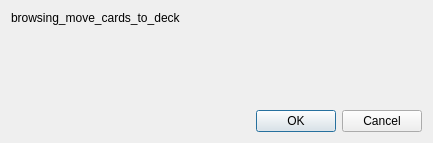
<?xml version="1.0" encoding="UTF-8"?>
<ui version="4.0">
 <class>Dialog</class>
 <widget class="QDialog" name="Dialog">
  <property name="geometry">
   <rect>
    <x>0</x>
    <y>0</y>
    <width>433</width>
    <height>143</height>
   </rect>
  </property>
  <property name="windowTitle">
   <string notr="true">SpeedyCAT</string>
  </property>
  <layout class="QVBoxLayout" name="verticalLayout_2">
   <item>
    <widget class="QLabel" name="label">
     <property name="text">
      <string>browsing_move_cards_to_deck</string>
     </property>
    </widget>
   </item>
   <item>
    <spacer name="verticalSpacer">
     <property name="orientation">
      <enum>Qt::Vertical</enum>
     </property>
     <property name="sizeHint" stdset="0">
      <size>
       <width>20</width>
       <height>40</height>
      </size>
     </property>
    </spacer>
   </item>
   <item>
    <widget class="QDialogButtonBox" name="buttonBox">
     <property name="orientation">
      <enum>Qt::Horizontal</enum>
     </property>
     <property name="standardButtons">
      <set>QDialogButtonBox::Cancel|QDialogButtonBox::Ok</set>
     </property>
    </widget>
   </item>
  </layout>
 </widget>
 <tabstops>
  <tabstop>buttonBox</tabstop>
 </tabstops>
 <resources/>
 <connections>
  <connection>
   <sender>buttonBox</sender>
   <signal>accepted()</signal>
   <receiver>Dialog</receiver>
   <slot>accept()</slot>
   <hints>
    <hint type="sourcelabel">
     <x>224</x>
     <y>192</y>
    </hint>
    <hint type="destinationlabel">
     <x>157</x>
     <y>213</y>
    </hint>
   </hints>
  </connection>
  <connection>
   <sender>buttonBox</sender>
   <signal>rejected()</signal>
   <receiver>Dialog</receiver>
   <slot>reject()</slot>
   <hints>
    <hint type="sourcelabel">
     <x>292</x>
     <y>198</y>
    </hint>
    <hint type="destinationlabel">
     <x>286</x>
     <y>213</y>
    </hint>
   </hints>
  </connection>
 </connections>
</ui>
